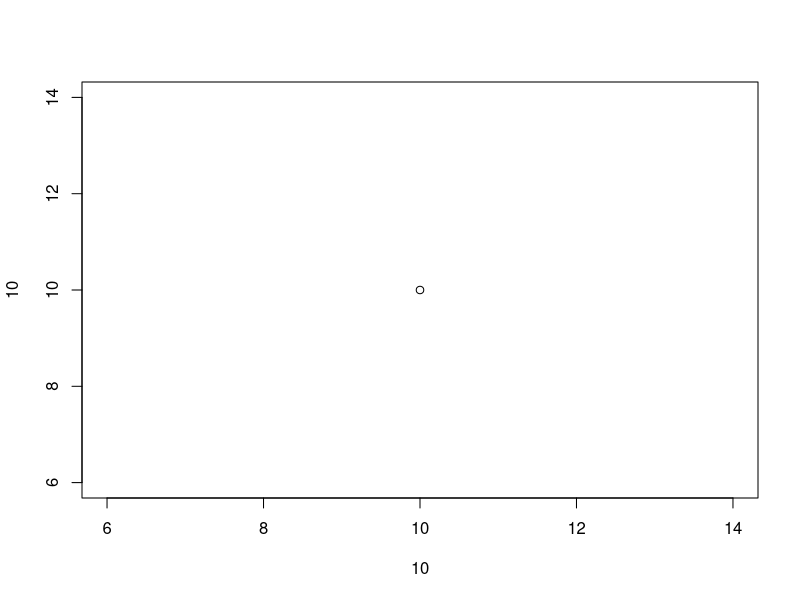
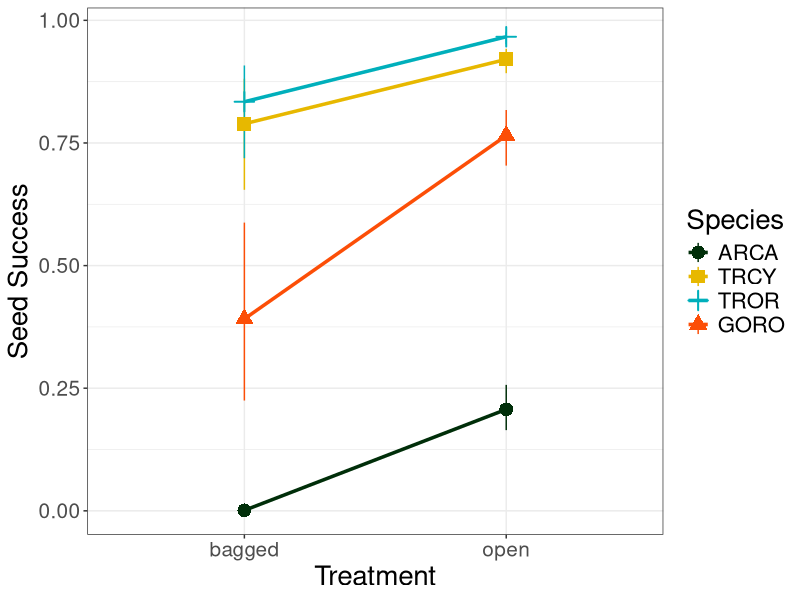

Write R code to recreate these figures, in order.
# last updated 21 March 2021 
# analysis to look at if bagging plants affects their success rate in four focal plants in perenjori 
# still figuring out github..... :| 

# libraries
require(lme4)
require(emmeans)
require(ggplot2)
require(glmmTMB)

# data 
dat<-read.csv('Bagged_Plants2020.csv', header=T)

# complete cases
df<-dat[which(complete.cases(dat)==T),]

# add failures in 
df$fails<-(df$attempts)-(df$successes)

# add in id 
df$id<-seq(1:nrow(df))

# two column integer matrix with successes then fails 
# for more info do: ?binomial
try<-cbind(df$successes, df$fails)

# model
mod<-glmmTMB(cbind(successes,fails)~species*treatment+(1|id), family='binomial', data=df)

# get data 
estimates<-emmip(mod, species~treatment, CI=T, type='response', plotit=F)

# plot 
plot(10,10)
labels<-c(arca="ARCA", vero="GORO", tror="TROR", trcy="TRCY")
ggplot(estimates, aes(x=xvar, y=yvar, group=species,col=species, shape=species))+
  geom_line(lwd=1.2)+
  geom_pointrange(aes(ymin=LCL, ymax=UCL), size=1)+
  theme_bw()+theme(text=element_text(size=20), 
                   axis.text.x=element_text(size=15), 
                   axis.text.y=element_text(size=15))+
  labs(col='Species', shape='Species')+
  scale_color_manual(labels=labels, values=c('#002E09', "#E7B800",  "#00AFBB", "#FC4E07"))+
  scale_shape_manual(labels=labels, values=c(16, 15, 3, 17))+
  xlab('Treatment')+
  ylab('Seed Success')

# get pairs comparison on the species two different bagging treatments
mod.emm<-emmeans(mod, ~treatment|species)
tab<-pairs(mod.emm)

# can also compare species success 
mod.emm2<-emmeans(mod, ~species|treatment)
tab2<-pairs(mod.emm2)

# prob of setting seeds
emmeans(mod, ~species|treatment, type="response")
